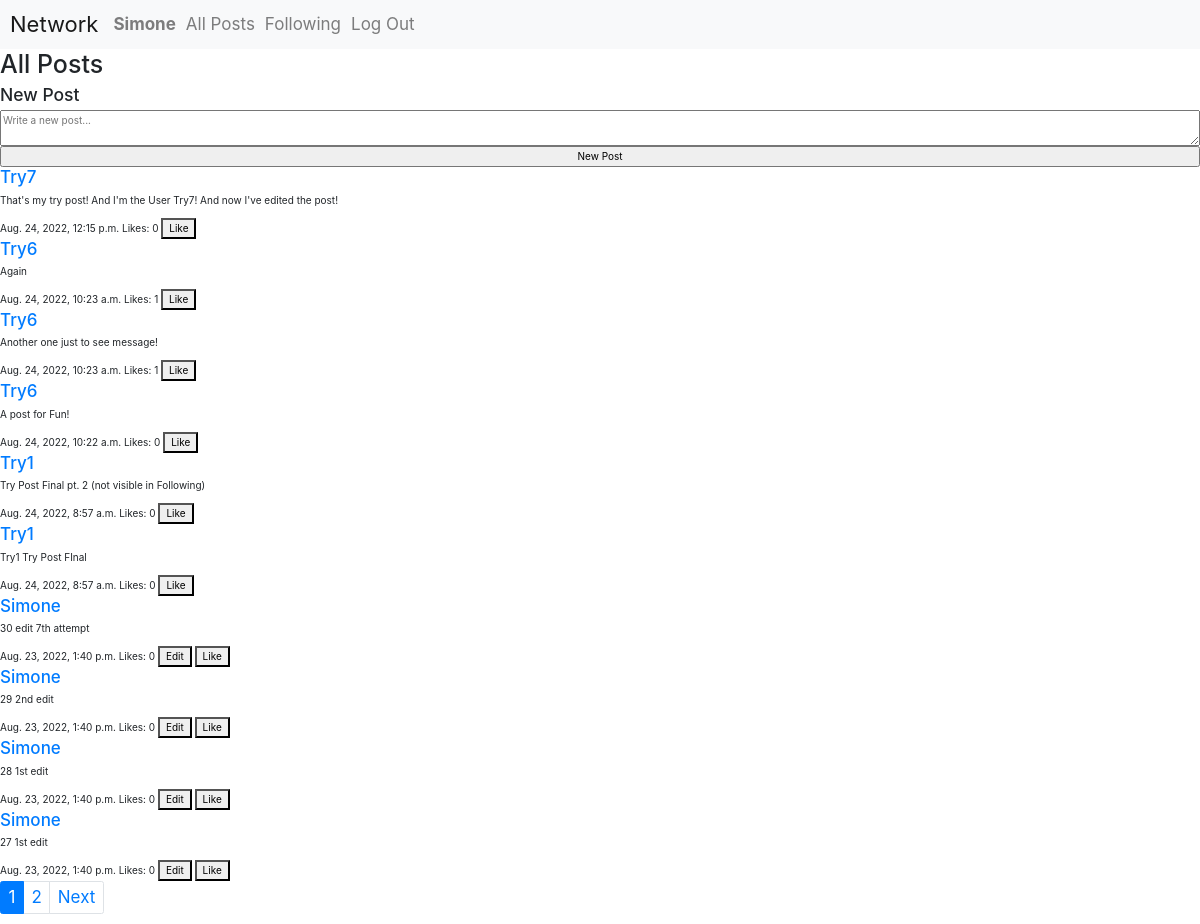
The app's page / (signed in) with its own data.
### network/models.py (models this page shows, shortened)
class User(AbstractUser):
    followers_list = models.ManyToManyField("User", default=None, blank=True, related_name="followers")
    following_list = models.ManyToManyField("User", default=None, blank=True, related_name="following")
    liked_posts = models.ManyToManyField("Post", default=None, blank=True, related_name="liked_posts")

class Post(models.Model):
    user = models.ForeignKey(User, on_delete=models.CASCADE, default=None)
    post_content = models.TextField(max_length=1024)
    creation_date = models.DateTimeField(auto_now_add=True)
    likes = models.IntegerField(default=0)

### network/views.py (the view)
# urls.py: path("", views.index, name="index"),
@login_required(login_url='login')
def index(request):
    try:
        user = User.objects.get(id=request.user.id)
    except:
        messages.error(request, "User not found")
    try:
        posts = Post.objects.all().order_by("-creation_date")
    except:
        messages.error(request, "Post not found")
    try:
        postsPaginator = Paginator(posts, 10)
        pageNumber = request.GET.get("page")
        postsPage = postsPaginator.get_page(pageNumber)
        return render(request, "network/index.html", {
            "page": postsPage,
            "user_liked_posts": user.liked_posts.all()
        })
    except:
        messages.error(request, "Something went wrong")
        return HttpResponseRedirect(reverse("index"))

### network/templates/network/index.html (shortened to what this page needs)
{% extends "network/layout.html" %}
{% load static %}
{% block body %}
    <div id="posts-page" class="page-wrapper">
        <h1>All Posts</h1>
        <div class="new-post-container width-100 flex-container vertical-row">
            <h3>New Post</h3>
            <form action="{% url 'new-post' %}" method="post">
                <div class="flex-container vertical-row">
                    <textarea id="new-post-text" name="new-post-text" placeholder="Write a new post..." autofocus></textarea>
                    <input type="submit" value="New Post" class="button" />
                </div>
            </form>
        </div>
        <div id="posts-container" class="flex-container vertical-row width-100">
            {% for post in page.object_list %}
            <div id="post-{{ post.id }}">
                <h4><a href="profile/{{post.user.username}}">{{ post.user.username }}</a></h4>
                <p class="post-content">{{ post.post_content }}</p>
                <span>{{ post.creation_date }}</span>
                <span class="likes">Likes: {{ post.likes }}</span>
                {% if post.user.username == user.username %}
                    <button class="edit-btn" value="{{ post.id }}">Edit</button>
                {% endif %}
                <button class="like-btn" value="{{ post.id }}">{% if post in user_liked_posts %}Unlike{% else %}Like{% endif %}</button>
            </div>
            {% endfor %}
            <div class="posts-pages">
                <nav aria-label="Page navigation example">
                    <ul class="pagination">
                        <li class="page-item active"><a class="page-link" href="{% url 'index' %}?page={{ page.number }}">{{ page.number }}</a></li>
                        {% if page.has_next %}
                        <li class="page-item"><a class="page-link" href="{% url 'index' %}?page={{ page.next_page_number }}">{{ page.next_page_number }}</a></li>
                        <li class="page-item"><a class="page-link" href="{% url 'index' %}?page={{ page.next_page_number }}">Next</a></li>
                        {% endif %}
                    </ul>
                </nav>
            </div>
        </div>
    </div>
{% endblock %}

### network/templates/network/layout.html (shortened to what this page needs)
{% load static %}
<!DOCTYPE html>
<html lang="en">
    <head>
        <link rel="stylesheet" href="https://stackpath.bootstrapcdn.com/bootstrap/4.4.1/css/bootstrap.min.css" />
        <link href="{% static 'network/css/main-rules.css' %}" rel="stylesheet" />
        <link href="{% static 'network/css/styles.css' %}" rel="stylesheet" />
    </head>
    <body>
        <nav class="navbar navbar-expand-lg navbar-light bg-light">
            <a class="navbar-brand" href="{% url 'index' %}">Network</a>
            <div>
            <ul class="navbar-nav mr-auto">
                {% if user.is_authenticated %}
                    <li class="nav-item">
                        <a id="profile-page-link" class="nav-link" href="{% url 'profile' user.username %}"><strong>{{ user.username }}</strong></a>
                    </li>
                {% endif %}
                <li class="nav-item">
                <a id="posts-page-link" class="nav-link" href="{% url 'index' %}">All Posts</a>
                </li>
                {% if user.is_authenticated %}
                    <li class="nav-item">
                        <a id="following-page-link" class="nav-link" href="{% url 'following-page' %}">Following</a>
                    </li>
                    <li class="nav-item">
                        <a class="nav-link" href="{% url 'logout' %}">Log Out</a>
                    </li>
                {% endif %}
            </ul>
            </div>
        </nav>
        <div class="body boxed-container margin-left-auto margin-right-auto">
            {% block body %}
            {% endblock %}
        </div>
    </body>
</html>

### network/static/network/css/main-rules.css (style rules this page uses)
:root { --window-max-width: 1440px; }
.boxed-container { width: 100%; max-width: var(--window-max-width); }
.flex-container { display: flex; }
.vertical-row { flex-direction: column; }
.width-100 { width: 100%; }
.margin-left-auto { margin-left: auto; }
.margin-right-auto { margin-right: auto; }
html { font-size: 10px; }
* { box-sizing: border-box; }
a, a:link, a:visited, a:hover, a:active { text-decoration: none; }

### network/static/network/css/styles.css (style rules this page uses)
:root { --error-color: red; --success-color: green; }
body a { font-size: 1.7rem; }
.navbar-brand { font-size: 2.2rem; }

### records on screen
User: username "Simone"
Post: user.username "Try7", post_content "That's my try post! And I'm the User Try7! And now I've edited the post!", creation_date "Aug. 24, 2022, 12:15 p.m.", likes "0", {{ post.id }} 41 (drawn)
Post: user.username "Try6", post_content "Again", creation_date "Aug. 24, 2022, 10:23 a.m.", likes "1", {{ post.id }} 40 (drawn)
Post: user.username "Try6", post_content "Another one just to see message!", creation_date "Aug. 24, 2022, 10:23 a.m.", likes "1", {{ post.id }} 39 (drawn)
Post: user.username "Try6", post_content "A post for Fun!", creation_date "Aug. 24, 2022, 10:22 a.m.", likes "0", {{ post.id }} 38 (drawn)
Post: user.username "Try1", post_content "Try Post Final pt. 2 (not visible in Following)", creation_date "Aug. 24, 2022, 8:57 a.m.", likes "0", {{ post.id }} 37 (drawn)
Post: user.username "Try1", post_content "Try1 Try Post FInal", creation_date "Aug. 24, 2022, 8:57 a.m.", likes "0", {{ post.id }} 36 (drawn)
Post: user.username "Simone", post_content "30 edit 7th attempt", creation_date "Aug. 23, 2022, 1:40 p.m.", likes "0", {{ post.id }} 34 (drawn)
Post: user.username "Simone", post_content "29 2nd edit", creation_date "Aug. 23, 2022, 1:40 p.m.", likes "0", {{ post.id }} 33 (drawn)
Post: user.username "Simone", post_content "28 1st edit", creation_date "Aug. 23, 2022, 1:40 p.m.", likes "0", {{ post.id }} 32 (drawn)
Post: user.username "Simone", post_content "27 1st edit", creation_date "Aug. 23, 2022, 1:40 p.m.", likes "0", {{ post.id }} 31 (drawn)

### other values on screen
{{ page.number }} "1"
{{ page.next_page_number }} "2"
